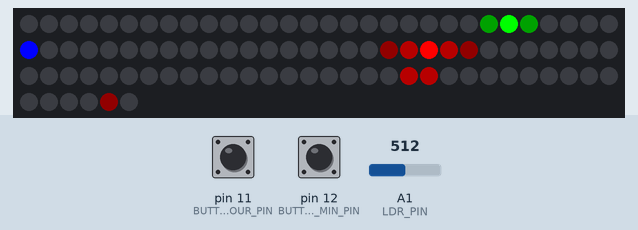
Simulated run of this program. Board: Arduino Uno, built with avr-gcc and run on an emulated ATmega328P. Parts: 96 RGB LEDs in strip order, left to right, continuing on the next row. Wiring (inferred from the names in the program): DS3231 clock at I2C address 0x68. The test bench sets the inputs (shaded band); at power-on: pin 11 (BUTTON_HOUR_PIN) LOW, pin 12 (BUTTON_MIN_PIN) LOW, A1 (LDR_PIN) = 512. Dim RGB values are drawn brighter than linear; the local clock reads 2024-03-15 10:24:30 at power-on unless the program sets it; what the program prints to the serial monitor is not drawn.

Above: at 1.2 s.
1.3 s: pin 11 (BUTTON_HOUR_PIN) pulled HIGH for 3.2 s
At 5.8 s:
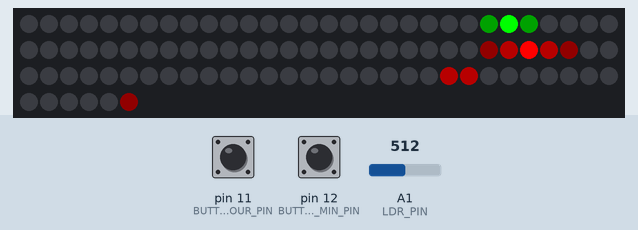
6.1 s: pin 12 (BUTTON_MIN_PIN) pulled HIGH for 3.2 s
10.9 s: pin 11 (BUTTON_HOUR_PIN) pulled HIGH for 0.15 s
At 11.5 s:
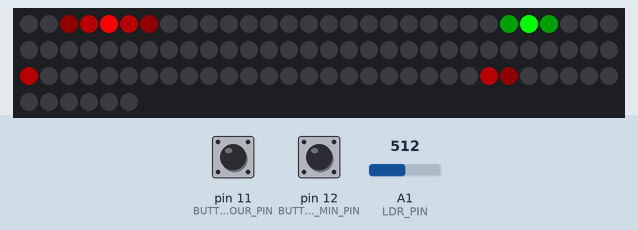
14.0 s: pin 12 (BUTTON_MIN_PIN) pulled HIGH for 3.2 s
At 17.47 s:
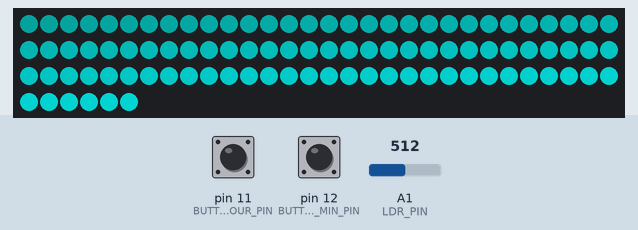
Timing chart, 0 to 22.0 s (numbered marks = the images above; inputs shaded):
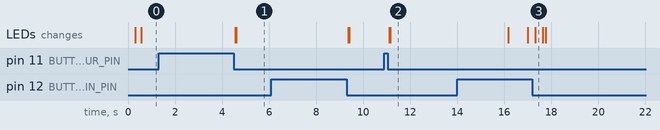

Measured:
- after the input at 1.3 s, the LEDs: first change after 3.3 s (image 1 shows a later state)
- after the input at 10.9 s, the LEDs: first change after 0.21 s (image 2 shows a later state)

The program:

main.cpp
```cpp
#include "Wire.h"

#include "Adafruit_NeoPixel.h"


#define DS3231_I2C_ADDRESS 0x68
#define PIXEL_PIN			14
#define BUTTON_HOUR_PIN		11
#define	BUTTON_MIN_PIN		12
#define LDR_PIN				A1

#define RING1_SIZE		60
#define RING2_SIZE		24
#define RING3_SIZE		12

#define FULL_SIZE		(RING1_SIZE + RING2_SIZE + RING3_SIZE)


/*--- Button handling ---*/
#define BOUNCEDELAY 	50

#define BS_IDLE			0		// Button has previous state
#define BS_WAIT			1		// Waiting for button press timeout
#define BS_DONE			2		// Debounce is done, state is valid
#define BS_MASK			0x03

#define BE_CHANGED		0x10
#define BE_PRESSED		0x20
#define BE_CLICKED		0x40

class Button {
private:
	int m_pin;
	int m_time;				// Last time it changed
	boolean m_lastPressed;	// Currently known to be pressed or not.
	byte m_state;			// current collection state

public:
	Button(int pin) {
		m_pin = pin;
	}

	void begin() {
		pinMode(m_pin, INPUT);
	}

	void read() {
		boolean pressed = digitalRead(m_pin) == LOW;
		byte pressedMask = pressed ? BE_PRESSED : 0;
		if(pressed != m_lastPressed) {
			m_lastPressed = pressed;
			m_time = millis();						// Time the value changed
			m_state = BS_WAIT | pressedMask;
		} else if((m_state & BS_MASK) == BS_WAIT) {	// Waiting for timeout?
			long dt = millis() - m_time;
			if(dt >= BOUNCEDELAY) {
				m_state = BS_DONE | BE_CHANGED;
				if(pressed)
					m_state |= BE_PRESSED | BE_CLICKED;
			}
		}
	}

	/*
	 * T if the current state is PRESSED, debounced.
	 */
	boolean isPressed() {
		return (m_state & BS_MASK) == BS_DONE && (m_state & BE_PRESSED) != 0;
	}

	boolean isClicked() {
		if(! (m_state & BE_CLICKED))
			return false;
		m_state &= ~BE_CLICKED;
		return true;
	}
};


Adafruit_NeoPixel pixels = Adafruit_NeoPixel(FULL_SIZE, PIXEL_PIN, NEO_GRB + NEO_KHZ800);
Button hourButton = Button(BUTTON_HOUR_PIN);
Button minButton = Button(BUTTON_MIN_PIN);

// Convert normal decimal numbers to binary coded decimal
byte decToBcd(byte val)
{
	return( (val / 10 * 16) + (val % 10) );
}
// Convert binary coded decimal to normal decimal numbers
byte bcdToDec(byte val)
{
	return( (val / 16 * 10) + (val % 16) );
}
void setDS3231time(byte second, byte minute, byte hour, byte dayOfWeek, byte
                   dayOfMonth, byte month, byte year)
{
	// sets time and date data to DS3231
	Wire.beginTransmission(DS3231_I2C_ADDRESS);
	Wire.write(0); // set next input to start at the seconds register
	Wire.write(decToBcd(second)); // set seconds
	Wire.write(decToBcd(minute)); // set minutes
	Wire.write(decToBcd(hour)); // set hours
	Wire.write(decToBcd(dayOfWeek)); // set day of week (1=Sunday, 7=Saturday)
	Wire.write(decToBcd(dayOfMonth)); // set date (1 to 31)
	Wire.write(decToBcd(month)); // set month
	Wire.write(decToBcd(year)); // set year (0 to 99)
	Wire.endTransmission();
}

int readDS3231time(byte *second,
                   byte *minute,
                   byte *hour,
                   byte *dayOfWeek,
                   byte *dayOfMonth,
                   byte *month,
                   byte *year)
{
	Wire.beginTransmission(DS3231_I2C_ADDRESS);
	Wire.write(0); // set DS3231 register pointer to 00h
	Wire.endTransmission();
	int count = Wire.requestFrom(DS3231_I2C_ADDRESS, 7);
	if(count != 7)
		return 0;
	// request seven bytes of data from DS3231 starting from register 00h
	*second = bcdToDec(Wire.read() & 0x7f);
	*minute = bcdToDec(Wire.read());
	*hour = bcdToDec(Wire.read() & 0x3f);
	*dayOfWeek = bcdToDec(Wire.read());
	*dayOfMonth = bcdToDec(Wire.read());
	*month = bcdToDec(Wire.read());
	*year = bcdToDec(Wire.read());
	return 1;
}
uint32_t Wheel(byte WheelPos)
{
    WheelPos = 255 - WheelPos;
    if(WheelPos < 85)
    {
        return pixels.Color(255 - WheelPos * 3, 0, WheelPos * 3);
    }
    else if(WheelPos < 170)
    {
        WheelPos -= 85;
        return pixels.Color(0, WheelPos * 3, 255 - WheelPos * 3);
    }
    else
    {
        WheelPos -= 170;
        return pixels.Color(WheelPos * 3, 255 - WheelPos * 3, 0);
    }
}

#define HOUR_COLOR	0xFF0000			// red
#define HOUR_COLOR1	0x440000			// red
#define HOUR_COLOR2	0x110000			// red

int ledno(int ring, int ledno) {
	int base, mod;
	switch(ring) {
		case 0:
			base = 0; mod = RING1_SIZE;
			break;

		case 1:
			base = RING1_SIZE; mod = RING2_SIZE;
			break;

		case 2:
			base = RING2_SIZE+RING1_SIZE; mod = RING3_SIZE;
			break;
	}

	while(ledno < 0)
		ledno += mod;
	while(ledno > mod)
		ledno -= mod;
//	Serial.print(ledno + base);
//	Serial.write("\n");

	return ledno + base;
}

void setLed(int led, uint32_t color) {
	uint32_t old = pixels.getPixelColor(led);
	pixels.setPixelColor(led, old | color);
}

/**
 * Hours are HOUR_COLOR, spread 12 hour over 60 pixels, 5 pixels per hour with the "big" thing in the center.
 */
void setHour(int hour) {
	hour %= 12;

	int firstled = hour * 5 - 2;
	if(firstled < 0)
		firstled = 60 - firstled;
  	setLed(ledno(0, firstled++), HOUR_COLOR2);
	setLed(ledno(0, firstled++), HOUR_COLOR1);
	setLed(ledno(0, firstled++), HOUR_COLOR);
	setLed(ledno(0, firstled++), HOUR_COLOR1);
	setLed(ledno(0, firstled++), HOUR_COLOR2);

	//-- ring 2: 24 leds -> 2 leds per hour
	firstled = hour * 2 - 1;
	pixels.setPixelColor(ledno(1, firstled++), HOUR_COLOR1);
	pixels.setPixelColor(ledno(1, firstled++), HOUR_COLOR1);

	//-- Ring 3: 12 leds
	pixels.setPixelColor(ledno(2, hour), HOUR_COLOR2);
}

#define MINUTE_COLOR 0x00ff00
#define MINUTE_COLOR1 0x002200

#define SECOND_COLOR 0x0000ff

/*
 *
 */
void setMinute(byte minute) {
	int led = minute % 60 - 1;
	setLed(ledno(0, led++), MINUTE_COLOR1);
	setLed(ledno(0, led++), MINUTE_COLOR);
	setLed(ledno(0, led++), MINUTE_COLOR1);
}

void setSecond(byte second) {
	int led = second % 60;
	setLed(ledno(0, led), SECOND_COLOR);

}

void setLedTime() {
	byte second, minute, hour, dayOfWeek, dayOfMonth, month, year;
	// retrieve data from DS3231
	int valid = readDS3231time(&second, &minute, &hour, &dayOfWeek, &dayOfMonth, &month, &year);
	if(! valid) {
		for(int i = 0; i < 60; i++) {
			pixels.setPixelColor(i, 0xff00ff);
		}

		return;
	}

	pixels.clear();
	setHour(hour);
	setMinute(minute);
	setSecond(second);
}

void flashRings(int till = 255, int color = 0x010101) {
	int rgb = 0;
	for(int col = 0; col <= till; col += 8) {
		for(int i = 0; i < FULL_SIZE; i++) {
			rgb += color;
			pixels.setPixelColor(i, rgb);
		}
		pixels.show();
		delay(10);
	}
}

void setup()
{
	minButton.begin();
	hourButton.begin();
//	pinMode(BUTTON_HOUR_PIN, INPUT);
//	pinMode(BUTTON_MIN_PIN, INPUT);
	Wire.begin();
	Serial.begin(9600);
//	pixels.setBrightness(50);
	pixels.begin();
	pixels.show();					// Turn whole clock off
	// set the initial time here:
	// DS3231 seconds, minutes, hours, day, date, month, year
//	setDS3231time((byte) 30,(byte)21,(byte)19,(byte)2,(byte)5,(byte)9,(byte)16);
}

void readLDR() {
	int val = analogRead(LDR_PIN);
	Serial.write("val=");
	Serial.print(val);
	Serial.write("\n");
}

void readButtons() {
	minButton.read();
	hourButton.read();
}

boolean timeSetMode;
long timeSetEnterTime;

byte hourToSet, minToSet, secToSet;

void updateSetLeds() {
	pixels.clear();
	setHour(hourToSet);
	setMinute(minToSet);
	pixels.show();
}

void enterTimesetMode() {
	if(timeSetMode)
		return;
	timeSetMode = true;
	timeSetEnterTime = millis();

	//-- Read the current time from the clock
	byte dayOfWeek, dayOfMonth, month, year;
	int valid = readDS3231time(&secToSet, &minToSet, &hourToSet, &dayOfWeek, &dayOfMonth, &month, &year);
	flashRings();

	//-- Now set the pixel data: hour and minute only, skip seconds
	updateSetLeds();
}

void checkButtonsForTimeSetMode() {
	if(hourButton.isPressed() && minButton.isPressed()) {
		hourButton.isClicked();
		minButton.isClicked();
		enterTimesetMode();
	}
}

void handleTimeSet() {
	long delta = millis() - timeSetEnterTime;
	if(delta > 5000) {
		timeSetMode = false;

		byte second, minute, hour, dayOfWeek, dayOfMonth, month, year;

		// retrieve data from DS3231
		int valid = readDS3231time(&second, &minute, &hour, &dayOfWeek, &dayOfMonth, &month, &year);
		setDS3231time(secToSet, minToSet, hourToSet, dayOfWeek, dayOfMonth, month, year);
		return;
	}

	if(hourButton.isClicked()) {
		flashRings(20, 0x010000);
		hourToSet++;
		if(hourToSet >= 24)
			hourToSet = 0;
		updateSetLeds();
		timeSetEnterTime = millis();
	}
	if(minButton.isClicked()) {
		flashRings(20, 0x000100);
		minToSet++;
		if(minToSet >= 60)
			minToSet = 0;
		updateSetLeds();
		timeSetEnterTime = millis();
	}
}

void loop()
{
	readButtons();
	if(timeSetMode) {
		handleTimeSet();


	} else {
		//-- Do we need to enter TIMESET mode?
		checkButtonsForTimeSetMode();


		setLedTime();
		pixels.show();
	}
	delay(5);
	readLDR();

	// displayTime(); // display the real-time clock data on the Serial Monitor,
	// delay(1000); // every second
	// for(int j = 0; j < 60; j++) {
	// 	uint32_t col = Wheel((count + j) & 0xff);
	// 	pixels.setPixelColor(j, col);
	// }
}
```
